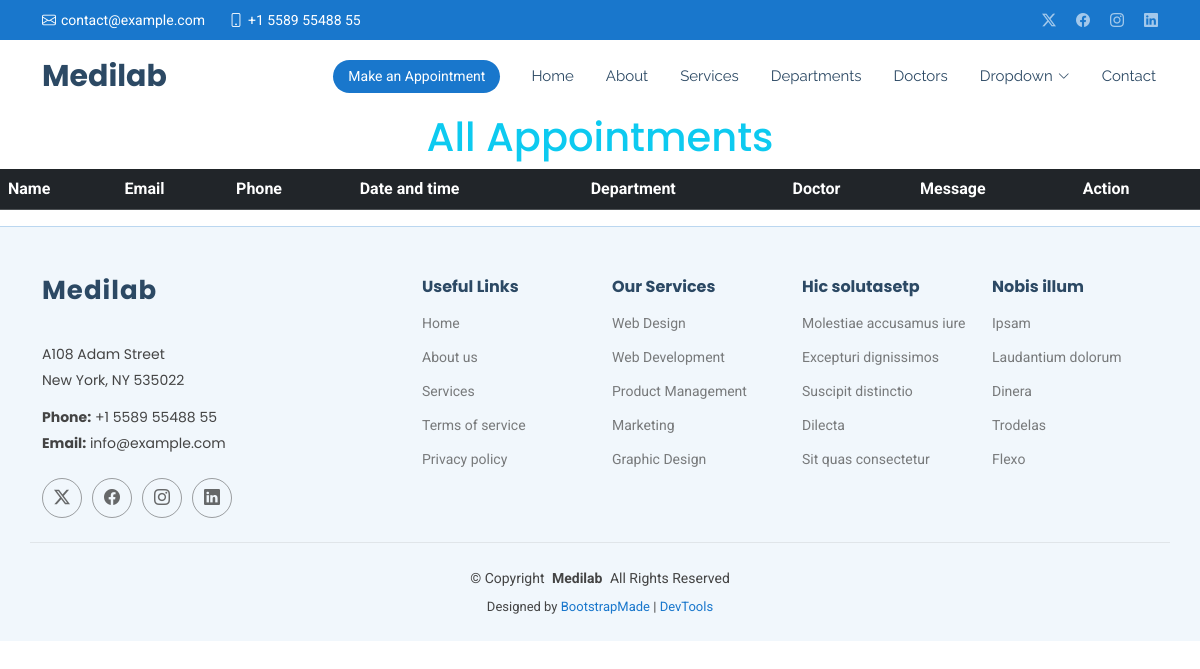
Before: /show/ with the older database file.
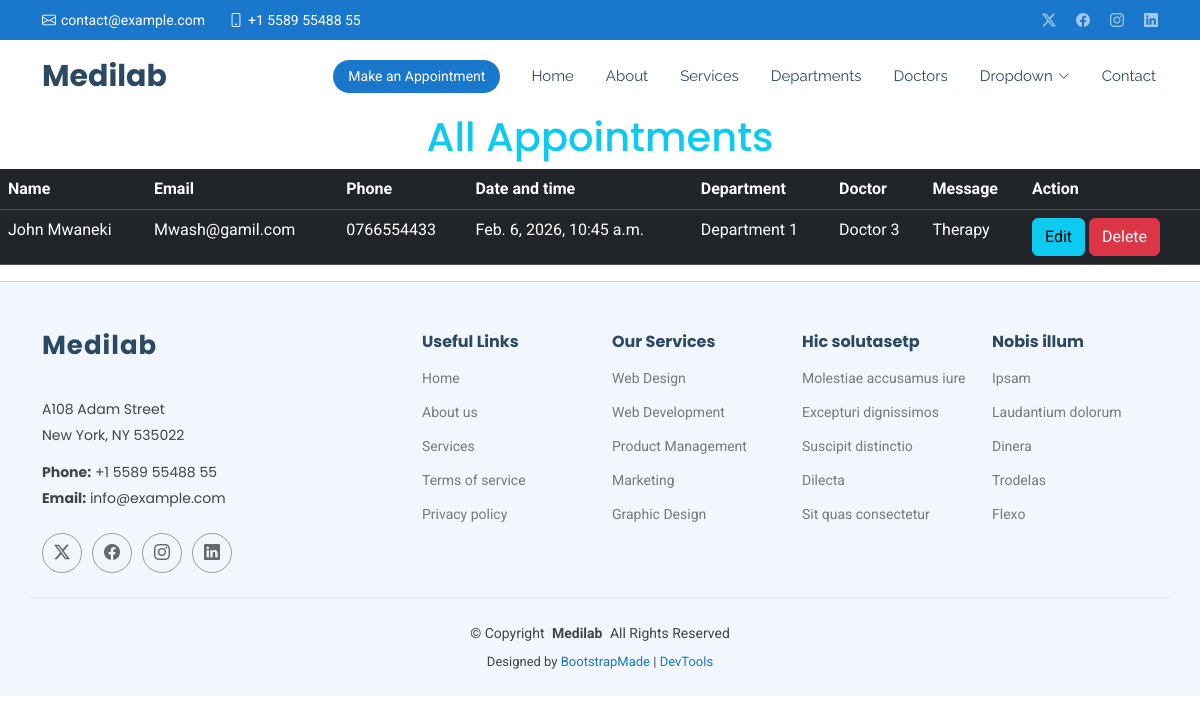
After: the same page with the newer database file.
### careapp/models.py (models this page shows, shortened)
class MyAppointments(models.Model):
    name = models.CharField(max_length=200)
    email = models.EmailField()
    phone = models.CharField(max_length=10)
    datetime = models.DateTimeField()
    department = models.CharField(max_length=100)
    doctor = models.CharField(max_length=100)
    message = models.TextField()

### careapp/views.py (the view)
# urls.py: path('show/', views.show , name='show'),
def show(request):
      allappointments = MyAppointments.objects.all()
      return render(request, 'show.html', {'allappointments':allappointments})

### templates/show.html
{% extends 'starter-page.html' %}
{% load static %}
{% block content %}
<h1 class="text-center text-info ">All Appointments</h1>
<table class="table table-dark ">
    <tr>
        <th>Name</th>
        <th>Email</th>
        <th>Phone</th>
        <th>Date and time</th>
        <th>Department</th>
        <th>Doctor</th>
        <th>Message</th>
        <th>Action</th>
    </tr>
    {% for appointment in allappointments %}
    <tr>
        <td>{{appointment.name}}</td>
        <td>{{appointment.email}}</td>
        <td>{{appointment.phone}}</td>
        <td>{{appointment.datetime}}</td>
        <td>{{appointment.department}}</td>
        <td>{{appointment.doctor}}</td>
        <td>{{appointment.message}}</td>
        <td>
            <a href="/edit/{{appointment.id}}" class="btn btn-info">Edit</a>
            <a href="/delete/{{appointment.id}}" class="btn btn-danger">Delete</a>
        </td>
    </tr>
    {% endfor %}
</table>
{% endblock %}

Changed rows visible on the page:
added MyAppointments: name "John Mwaneki", email "Mwash@gamil.com", phone "0766554433", datetime "Feb. 6, 2026, 10:45 a.m.", department "Department 1", doctor "Doctor 3", message "Therapy"
